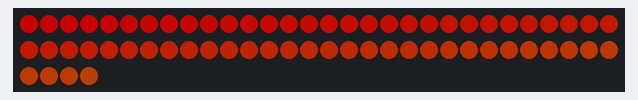
Recording of a sketch running on a simulated Arduino Uno, built with avr-gcc and run on an emulated ATmega328P. Shown: 64 RGB LEDs in strip order, left to right, continuing on the next row. Dim RGB values are drawn brighter than linear.

Above: at 3.34 s.
At 7.76 s:
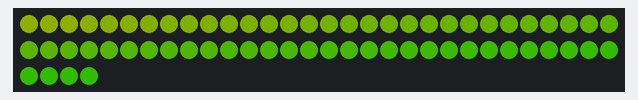
At 12.18 s:
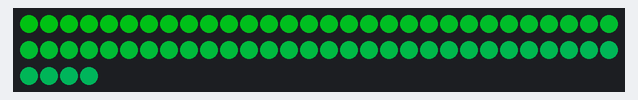
At 21.02 s:
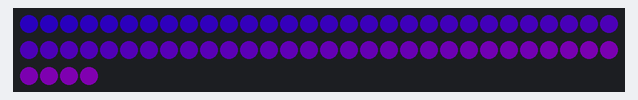
At 29.86 s:
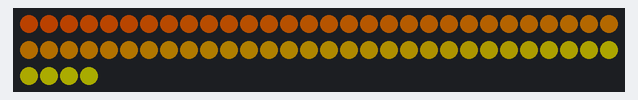
At 39.38 s:
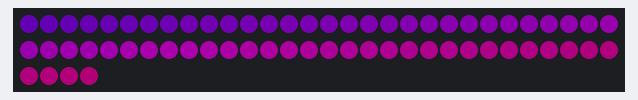

The sketch:

DoublePulse.ino
```cpp
#include <FastLED.h>

#define DATA_PIN    3
//#define CLK_PIN   4
#define LED_TYPE    WS2812
#define COLOR_ORDER GRB
#define NUM_LEDS    64
CRGB leds[NUM_LEDS];

#define BRIGHTNESS          96
#define FRAMES_PER_SECOND  120

void setup() {
  delay(3000); // 3 second delay for recovery

  // tell FastLED about the LED strip configuration
  FastLED.addLeds<LED_TYPE,DATA_PIN,COLOR_ORDER>(leds, NUM_LEDS).setCorrection(TypicalLEDStrip);
  //FastLED.addLeds<LED_TYPE,DATA_PIN,CLK_PIN,COLOR_ORDER>(leds, NUM_LEDS).setCorrection(TypicalLEDStrip);

  // set master brightness control
  FastLED.setBrightness(BRIGHTNESS);
}

int b = 0;
int g = 0;
int r = 255;


void loop()
{
  for(int i = 0; i < 64; i++)
  {
    if(r > 0 && b == 0){
    r--;
    g++;
  }
  if(g > 0 && r == 0){
    g--;
    b++;
  }
  if(b > 0 && g == 0){
    r++;
    b--;
  }
    leds[i] = CRGB(r, g, b);
    FastLED.show();

  }

}
```
